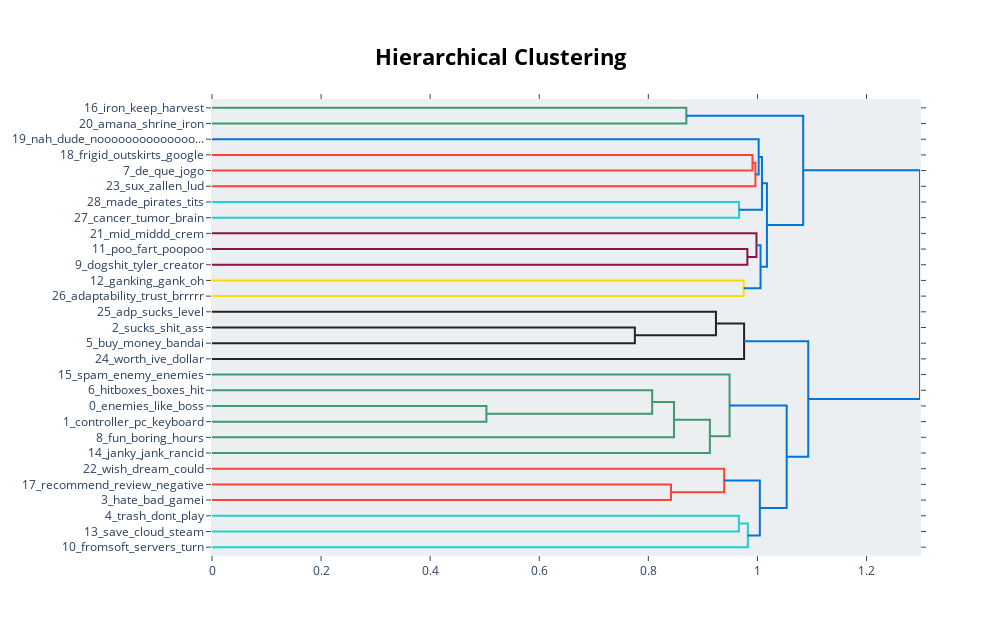

Notebook cell for this chart:
### Code cell
neg_topic_model.visualize_hierarchy()

### Figure 1 — Plotly figure (JSON) as saved in the notebook; plotly's stock layout.template omitted (floating-point values rounded to 4 significant figures)
{"data": [{"hoverinfo": "text", "marker": {"color": "rgb(61,153,112)"}, "mode": "lines", "type": "scatter", "x": [0, 0.8697, 0.8697, 0], "xaxis": "x", "y": [-5, -5, -15, -15], "yaxis": "y"}, {"hoverinfo": "text", "marker": {"color": "rgb(255,65,54)"}, "mode": "lines", "type": "scatter", "x": [0, 0.991, 0.991, 0], "xaxis": "x", "y": [-35, -35, -45, -45], "yaxis": "y"}, {"hoverinfo": "text", "marker": {"color": "rgb(255,65,54)"}, "mode": "lines", "type": "scatter", "x": [0.991, 0.9963, 0.9963, 0], "xaxis": "x", "y": [-40, -40, -55, -55], "yaxis": "y"}, {"hoverinfo": "text", "marker": {"color": "rgb(0,116,217)"}, "mode": "lines", "type": "scatter", "x": [0, 1.002, 1.002, 0.9963], "xaxis": "x", "y": [-25, -25, -47.5, -47.5], "yaxis": "y"}, {"hoverinfo": "text", "marker": {"color": "rgb(35,205,205)"}, "mode": "lines", "type": "scatter", "x": [0, 0.9664, 0.9664, 0], "xaxis": "x", "y": [-65, -65, -75, -75], "yaxis": "y"}, {"hoverinfo": "text", "marker": {"color": "rgb(0,116,217)"}, "mode": "lines", "type": "scatter", "x": [1.002, 1.008, 1.008, 0.9664], "xaxis": "x", "y": [-36.25, -36.25, -70, -70], "yaxis": "y"}, {"hoverinfo": "text", "marker": {"color": "rgb(133,20,75)"}, "mode": "lines", "type": "scatter", "x": [0, 0.9816, 0.9816, 0], "xaxis": "x", "y": [-95, -95, -105, -105], "yaxis": "y"}, {"hoverinfo": "text", "marker": {"color": "rgb(133,20,75)"}, "mode": "lines", "type": "scatter", "x": [0, 0.9983, 0.9983, 0.9816], "xaxis": "x", "y": [-85, -85, -100, -100], "yaxis": "y"}, {"hoverinfo": "text", "marker": {"color": "rgb(255,220,0)"}, "mode": "lines", "type": "scatter", "x": [0, 0.9749, 0.9749, 0], "xaxis": "x", "y": [-115, -115, -125, -125], "yaxis": "y"}, {"hoverinfo": "text", "marker": {"color": "rgb(0,116,217)"}, "mode": "lines", "type": "scatter", "x": [0.9983, 1.006, 1.006, 0.9749], "xaxis": "x", "y": [-92.5, -92.5, -120, -120], "yaxis": "y"}, {"hoverinfo": "text", "marker": {"color": "rgb(0,116,217)"}, "mode": "lines", "type": "scatter", "x": [1.008, 1.017, 1.017, 1.006], "xaxis": "x", "y": [-53.12, -53.12, -106.2, -106.2], "yaxis": "y"}, {"hoverinfo": "text", "marker": {"color": "rgb(0,116,217)"}, "mode": "lines", "type": "scatter", "x": [0.8697, 1.084, 1.084, 1.017], "xaxis": "x", "y": [-10, -10, -79.69, -79.69], "yaxis": "y"}, {"hoverinfo": "text", "marker": {"color": "rgb(40,35,35)"}, "mode": "lines", "type": "scatter", "x": [0, 0.7753, 0.7753, 0], "xaxis": "x", "y": [-145, -145, -155, -155], "yaxis": "y"}, {"hoverinfo": "text", "marker": {"color": "rgb(40,35,35)"}, "mode": "lines", "type": "scatter", "x": [0, 0.924, 0.924, 0.7753], "xaxis": "x", "y": [-135, -135, -150, -150], "yaxis": "y"}, {"hoverinfo": "text", "marker": {"color": "rgb(40,35,35)"}, "mode": "lines", "type": "scatter", "x": [0.924, 0.9756, 0.9756, 0], "xaxis": "x", "y": [-142.5, -142.5, -165, -165], "yaxis": "y"}, {"hoverinfo": "text", "marker": {"color": "rgb(61,153,112)"}, "mode": "lines", "type": "scatter", "x": [0, 0.5031, 0.5031, 0], "xaxis": "x", "y": [-195, -195, -205, -205], "yaxis": "y"}, {"hoverinfo": "text", "marker": {"color": "rgb(61,153,112)"}, "mode": "lines", "type": "scatter", "x": [0, 0.807, 0.807, 0.5031], "xaxis": "x", "y": [-185, -185, -200, -200], "yaxis": "y"}, {"hoverinfo": "text", "marker": {"color": "rgb(61,153,112)"}, "mode": "lines", "type": "scatter", "x": [0.807, 0.847, 0.847, 0], "xaxis": "x", "y": [-192.5, -192.5, -215, -215], "yaxis": "y"}, {"hoverinfo": "text", "marker": {"color": "rgb(61,153,112)"}, "mode": "lines", "type": "scatter", "x": [0.847, 0.9129, 0.9129, 0], "xaxis": "x", "y": [-203.8, -203.8, -225, -225], "yaxis": "y"}, {"hoverinfo": "text", "marker": {"color": "rgb(61,153,112)"}, "mode": "lines", "type": "scatter", "x": [0, 0.949, 0.949, 0.9129], "xaxis": "x", "y": [-175, -175, -214.4, -214.4], "yaxis": "y"}, {"hoverinfo": "text", "marker": {"color": "rgb(255,65,54)"}, "mode": "lines", "type": "scatter", "x": [0, 0.8416, 0.8416, 0], "xaxis": "x", "y": [-245, -245, -255, -255], "yaxis": "y"}, {"hoverinfo": "text", "marker": {"color": "rgb(255,65,54)"}, "mode": "lines", "type": "scatter", "x": [0, 0.9391, 0.9391, 0.8416], "xaxis": "x", "y": [-235, -235, -250, -250], "yaxis": "y"}, {"hoverinfo": "text", "marker": {"color": "rgb(35,205,205)"}, "mode": "lines", "type": "scatter", "x": [0, 0.9661, 0.9661, 0], "xaxis": "x", "y": [-265, -265, -275, -275], "yaxis": "y"}, {"hoverinfo": "text", "marker": {"color": "rgb(35,205,205)"}, "mode": "lines", "type": "scatter", "x": [0.9661, 0.9825, 0.9825, 0], "xaxis": "x", "y": [-270, -270, -285, -285], "yaxis": "y"}, {"hoverinfo": "text", "marker": {"color": "rgb(0,116,217)"}, "mode": "lines", "type": "scatter", "x": [0.9391, 1.004, 1.004, 0.9825], "xaxis": "x", "y": [-242.5, -242.5, -277.5, -277.5], "yaxis": "y"}, {"hoverinfo": "text", "marker": {"color": "rgb(0,116,217)"}, "mode": "lines", "type": "scatter", "x": [0.949, 1.054, 1.054, 1.004], "xaxis": "x", "y": [-194.7, -194.7, -260, -260], "yaxis": "y"}, {"hoverinfo": "text", "marker": {"color": "rgb(0,116,217)"}, "mode": "lines", "type": "scatter", "x": [0.9756, 1.093, 1.093, 1.054], "xaxis": "x", "y": [-153.8, -153.8, -227.3, -227.3], "yaxis": "y"}, {"hoverinfo": "text", "marker": {"color": "rgb(0,116,217)"}, "mode": "lines", "type": "scatter", "x": [1.084, 1.298, 1.298, 1.093], "xaxis": "x", "y": [-44.84, -44.84, -190.5, -190.5], "yaxis": "y"}], "layout": {"autosize": false, "height": 635, "hoverlabel": {"bgcolor": "white", "font": {"family": "Rockwell", "size": 16}}, "hovermode": "closest", "plot_bgcolor": "#ECEFF1", "showlegend": false, "title": {"font": {"color": "Black", "size": 22}, "text": "<b>Hierarchical Clustering</b>", "x": 0.5, "xanchor": "center", "yanchor": "top"}, "width": 1000, "xaxis": {"mirror": "allticks", "rangemode": "tozero", "showgrid": false, "showline": true, "showticklabels": true, "ticks": "outside", "type": "linear", "zeroline": false}, "yaxis": {"mirror": "allticks", "range": [-290, 0], "rangemode": "tozero", "showgrid": false, "showline": true, "showticklabels": true, "tickmode": "array", "ticks": "outside", "ticktext": ["16_iron_keep_harvest", "20_amana_shrine_iron", "19_nah_dude_noooooooooooooo...", "18_frigid_outskirts_google", "7_de_que_jogo", "23_sux_zallen_lud", "28_made_pirates_tits", "27_cancer_tumor_brain", "21_mid_middd_crem", "11_poo_fart_poopoo", "9_dogshit_tyler_creator", "12_ganking_gank_oh", "26_adaptability_trust_brrrrr", "25_adp_sucks_level", "2_sucks_shit_ass", "5_buy_money_bandai", "24_worth_ive_dollar", "15_spam_enemy_enemies", "6_hitboxes_boxes_hit", "0_enemies_like_boss", "1_controller_pc_keyboard", "8_fun_boring_hours", "14_janky_jank_rancid", "22_wish_dream_could", "17_recommend_review_negative", "3_hate_bad_gamei", "4_trash_dont_play", "13_save_cloud_steam", "10_fromsoft_servers_turn"], "tickvals": [-5, -15, -25, -35, -45, -55, -65, -75, -85, -95, -105, -115, -125, -135, -145, -155, -165, -175, -185, -195, -205, -215, -225, -235, -245, -255, -265, -275, -285], "type": "linear", "zeroline": false}}}
